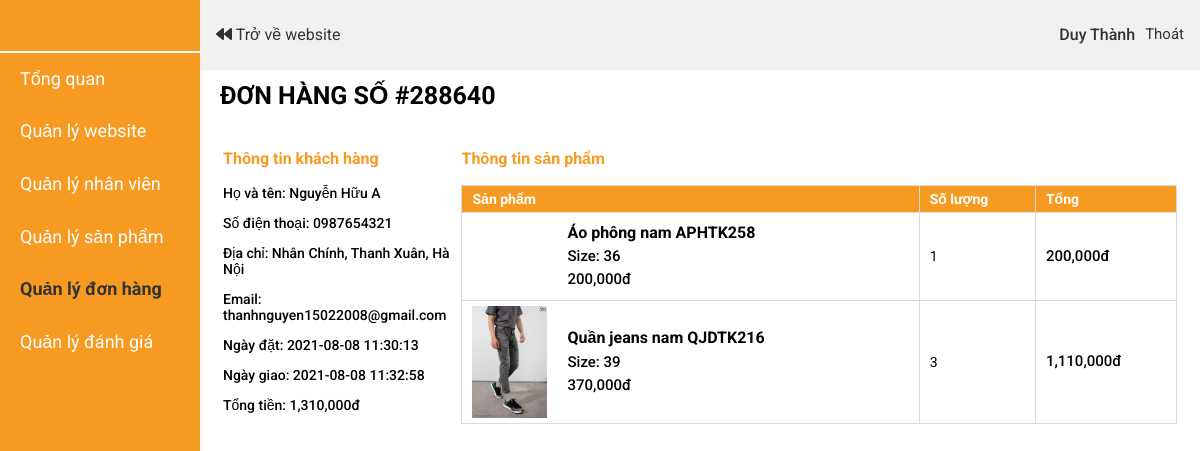
The app's page /?controller=quanlydonhangchitiet&id=288640 (signed in) with its own data.
### tables this page shows
CREATE TABLE `user_order` (
  `id` int(11) NOT NULL,
  `fullname` varchar(100) DEFAULT NULL,
  `address` varchar(200) DEFAULT NULL,
  `email` varchar(100) DEFAULT NULL,
  `phone` varchar(20) DEFAULT NULL,
  `amount` int(11) DEFAULT NULL,
  `status` int(11) DEFAULT NULL,
  `time_order` datetime DEFAULT NULL,
  `time_delivered` datetime DEFAULT NULL,
  `user_id` int(11) DEFAULT NULL
);

CREATE TABLE `user_order_detail` (
  `id` int(11) NOT NULL,
  `order_id` int(11) DEFAULT NULL,
  `product_id` int(11) DEFAULT NULL,
  `qty` int(11) DEFAULT NULL,
  `price` int(11) DEFAULT NULL,
  `amount` int(11) DEFAULT NULL,
  `size` varchar(10) DEFAULT NULL
);

CREATE TABLE `product` (
  `id` int(11) NOT NULL,
  `name` varchar(200) DEFAULT NULL,
  `price` int(11) DEFAULT NULL,
  `image` varchar(200) DEFAULT NULL,
  `description` varchar(1000) DEFAULT NULL,
  `qty` int(11) DEFAULT NULL,
  `catalog` int(11) DEFAULT NULL,
  `total_rate` float DEFAULT NULL,
  `rate_times` int(11) DEFAULT NULL,
  `image2` varchar(200) DEFAULT NULL,
  `image3` varchar(200) DEFAULT NULL,
  `image4` varchar(200) DEFAULT NULL
);

### Controller/C-quanlydonhangchitiet.php (called while the page is built)
<?php
     $id = $_GET['id'];
     $admin = $database->get('admin', array('id'=>$_SESSION['admin']));
     $customer = $database->get('user_order',array('id'=>$id));
     $customer_detail = $database->get('user_order_detail',array('order_id'=>$id));
     require_once('./View/V-quanlydonhangchitiet.php');
?>

### Model/M-database.php (called while the page is built, shortened)
<?php
    class database{
        protected $conn= null;
        protected $host='localhost';
        protected $user='root';
        protected $pass='';
        protected $dbname='fashiongenz';
        public function connect(){
             $this->conn = new mysqli($this->host,$this->user,$this->pass,$this->dbname);
        }
        public function get($table,$condition=array()){
          $sql= "SELECT * FROM $table ";
          if(!empty($condition)){
               $sql.="WHERE";
               foreach ($condition as $key => $value){
                    $sql.= " $key = '$value' AND";
               }
               $sql= trim($sql,"AND");
          }
          $query = mysqli_query($this->conn, $sql);
          $result=array();
          if ($query){
               while ($row= mysqli_fetch_assoc($query)){
                    $result[]=$row;
               }
          }
          return $result;
     }
    }
?>

### View/V-quanlydonhangchitiet.php (the view, shortened to what this page needs)
<!DOCTYPE html>
<html lang="en">
<head>
    <link rel="stylesheet" href="./Assets/Css/grid.css">
    <link rel="stylesheet" href="./Assets/Css/responsive.css">
    <link rel="stylesheet" href="./Assets/Css/base.css">
    <link rel="stylesheet" href="./Assets/Css/main.css">
    <link rel="stylesheet" href="https://cdnjs.cloudflare.com/ajax/libs/normalize/8.0.1/normalize.min.css" />
    <link rel="stylesheet" href="./Assets/Fonts/fontawesome-free-5.15.3-web/css/all.min.css">
</head>
<body>
    <div class="grid">
        <div class="row no-gutters">
            <div class="col l-2 m-0 c-0">
                <div class="admin-menu">
                    <ul class="admin-menu__list">
                        <li class="admin-menu__item">
                            <a href="#" class="admin-menu__item-link admin-menu__item-link-has-img">
                            </a>
                        </li>
                        <li class="admin-menu__item">
                            <a href="?controller=trangquantri" class="admin-menu__item-link">Tổng quan</a>
                        </li>
                        <li id="menu1" class="admin-menu__item">
                            <a href="#" class="admin-menu__item-link">Quản lý website</a>
                        </li>
                        <li id="menu1" class="admin-menu__item">
                            <a href="?controller=quanlynhanvien" class="admin-menu__item-link">Quản lý nhân viên</a>
                        </li>
                        <li class="admin-menu__item">
                            <a href="?controller=quanlysanpham" class="admin-menu__item-link">Quản lý sản phẩm</a>
                        </li>
                        <li class="admin-menu__item">
                            <a href="?controller=quanlydonhang" class="admin-menu__item-link active">Quản lý đơn hàng</a>
                        </li>
                        <li class="admin-menu__item">
                            <a href="?controller=quanlydanhgia" class="admin-menu__item-link">Quản lý đánh giá</a>
                        </li>
                    </ul>
                </div>
            </div>
            <div class="col l-10 m-12 c-12">
                <div class="admin-header">
                        <div class="admin-header__sections">
                            <a href="?controller=trangchu" class="admin-header__back-to-website"><i class="fas fa-backward"></i> Trở về website</a>
                        </div>
                        <div class="admin-header__admin-info">
                            <h3 class="admin-header__admin-name"><?php echo $admin[0]['fullname'] ?></h3>
                            <a href="?controller=dangxuatquantri" class="admin-header__admin-logout">Thoát</a>
                        </div>
                    </div>
                <div class="admin-content">
                    <div class="row no-gutters">
                        <div class="col l-12 m-12 c-12">
                            <h3 class="admin-content__heading">Đơn hàng số #<?php echo $id ?></h3><br>
                            <div style="margin: 0 3px;" class="row">
                                <div class="col l-3 m-12 c-12">
                                    <div class="package__info-user">
                                        <h3 class="package__info-user-heading">Thông tin khách hàng</h3>
                                        <p class="package__info-user-show">Họ và tên: <?php echo $customer[0]['fullname'] ?></p>
                                        <p class="package__info-user-show">Số điện thoại: <?php echo $customer[0]['phone'] ?></p>
                                        <p class="package__info-user-show">Địa chỉ: <?php echo $customer[0]['address'] ?></p>
                                        <p class="package__info-user-show">Email: <?php echo $customer[0]['email'] ?></p>
                                        <p class="package__info-user-show">Ngày đặt: <?php echo $customer[0]['time_order'] ?></p>
                                        <p class="package__info-user-show">Ngày giao: <?php echo $customer[0]['time_delivered'] ?></p>
                                        <p class="package__info-user-show">Tổng tiền: <?php echo number_format($customer[0]['amount']) ?>đ</p>
                                    </div>
                                </div>
                                <div class="col l-9 m-12m c-12">
                                    <h3 class="package__info-user-heading">Thông tin sản phẩm</h3>
                                    <div class="cart-table">
                                        <table>
                                            <thead>
                                                <tr>
                                                    <th>Sản phẩm</th>
                                                    <th>Số lượng</th>
                                                    <th>Tổng</th>
                                                </tr>
                                            </thead>
                                            <tbody>
                                                <?php
                                                    foreach ($customer_detail as $key => $value){
                                                    $product_detail = $database->get('product',array('id'=>$value['product_id']));
                                                ?>
                                                    <tr>
                                                        <td>
                                                            <div class="cart-product">
                                                                <img src="<?php echo $product_detail[0]['image'] ?>" alt="" class="cart-product__img">
                                                                <div class="cart-product__info">
                                                                    <p class="cart-product__info-name"><?php echo $product_detail[0]['name'] ?></p>
                                                                    <p class="cart-product__info-size">Size: <?php echo $value['size'] ?></p>
                                                                    <p class="cart-product__info-price"><?php echo number_format($value['price']) ?>đ</p>
                                                                </div>
                                                            </div>
                                                        </td>
                                                        <td>
                                                            <div class="cart-product__qty">
                                                                <p class="cart-product__qty-info"><?php echo $value['qty'] ?></p>
                                                            </div>
                                                        </td>
                                                        <td>
                                                            <p class="cart-product__total"><?php echo number_format($value['amount']) ?>đ</p>
                                                        </td>
                                                    </tr>
                                                <?php } ?>
                                            </tbody>
                                        </table>
                                    </div>
                                </div>
                            </div>
                        </div>
                    </div>
                </div>
            </div>
        </div>
    </div>
</body>
</html>

### Assets/Css/grid.css (style rules this page uses)
.grid { width: 100%; display: block; padding: 0; }
.row { display: flex; flex-wrap: wrap; margin-left: -4px; margin-right: -4px; }
.row.no-gutters { margin-left: 0; margin-right: 0; }
.col { padding-left: 4px; padding-right: 4px; }
.row.no-gutters .col { padding-left: 0; padding-right: 0; }
.c-0 { display: none; }
.c-12 { flex: 0 0 100%; max-width: 100%; }
@media (min-width: 740px) { .row { margin-left: -8px; margin-right: -8px; } }
@media (min-width: 740px) { .col { padding-left: 8px; padding-right: 8px; } }
@media (min-width: 740px) { .m-0 { display: none; } }
@media (min-width: 740px) { .m-1, .m-2, .m-3, .m-4, .m-5, .m-6, .m-7, .m-8, .m-9, .m-10, .m-11, .m-12 { display: block; } }
@media (min-width: 740px) { .m-12 { flex: 0 0 100%; max-width: 100%; } }
@media (min-width: 1113px) { .row { margin-left: -12px; margin-right: -12px; } }
@media (min-width: 1113px) { .col { padding-left: 12px; padding-right: 12px; } }
@media (min-width: 1113px) { .l-1, .l-2, .l-2-4, .l-3, .l-4, .l-5, .l-6, .l-7, .l-8, .l-9, .l-10, .l-11, .l-12 { display: block; } }
@media (min-width: 1113px) { .l-2 { flex: 0 0 16.66667%; max-width: 16.66667%; } }
@media (min-width: 1113px) { .l-3 { flex: 0 0 25%; max-width: 25%; } }
@media (min-width: 1113px) { .l-9 { flex: 0 0 75%; max-width: 75%; } }
@media (min-width: 1113px) { .l-10 { flex: 0 0 83.33333%; max-width: 83.33333%; } }
@media (min-width: 1113px) { .l-12 { flex: 0 0 100%; max-width: 100%; } }

### Assets/Css/base.css (style rules this page uses)
:root { --white-color: #fff; --black-color: #000; --text-color: #333; --primary-color: #f79a21; --border-color: #dbdbdb; --header-height: 70px; }
* { box-sizing: inherit; scroll-behavior: smooth; }
html { font-size: 62.5%; line-height: 1.6; font-family: 'Roboto', sans-serif; box-sizing: border-box; }

### Assets/Css/main.css (style rules this page uses)
img { vertical-align: middle; }
.package-info__table th,td { border: 1px solid var(--border-color); padding: 5px 10px; font-size: 1.4rem; }
.package__info-user-show { font-size: 1.4rem; font-weight: 500; }
.package__info-user-heading { font-size: 1.6rem; color: var(--primary-color); }
.admin-menu { background-color: var(--primary-color); position: fixed; width: 100%; max-width: 16.66667vw; top: 0; bottom: 0; }
.admin-menu__list { margin: 0; list-style: none; display: flex; flex-direction: column; justify-content: center; }
.admin-menu__list { padding-left: 0; }
.admin-menu__item-link { text-decoration: none; display: block; width: 100%; font-size: 1.8rem; color: var(--white-color); padding: 16px 20px; transition: all linear 0.2s; }
.admin-menu__item-link.active { font-weight: bold; color: var(--text-color); }
.admin-menu__item-link-has-img { position: relative; }
.admin-menu__item-link-has-img::after { position: absolute; content: ''; bottom: 0; right: 0; left: 0; width: 100%; height: 2px; background-color: var(--white-color); }
.admin-header { position: fixed; width: 83.33333vw; right: 0; top: 0; display: flex; align-items: center; height: 70px; background-color: #f1f1f1; justify-content: space-between; }
.admin-header__sections { display: flex; margin-left: 16px; align-items: center; }
.admin-header__back-to-website { color: var(--text-color); text-decoration: none; font-size: 1.6rem; margin-right: 24px; }
.admin-header__admin-info { display: flex; align-items: center; margin-right: 16px; }
.admin-header__admin-name { font-size: 1.6rem; font-weight: 500; color: var(--text-color); }
.admin-header__admin-logout { text-decoration: none; color: var(--text-color); font-size: 1.5rem; margin-left: 10px; font-weight: 400; }
.admin-content { margin: 0 20px; margin-top: 70px; }
.admin-content__heading { font-size: 2.5rem; margin: 12px 0; text-transform: uppercase; }
.cart-table table { border-collapse: collapse; width: 100%; font-size: 1.4rem; text-align: left; }
.cart-table table thead { background-color: var(--primary-color); color: var(--white-color); }
.cart-table table th,td { border: 1px solid var(--border-color); padding: 5px 10px; }
.cart-product { display: flex; align-items: center; }
.cart-product__img { width: 75px; }
.cart-product__info { margin-left: 20px; }
.cart-product__info-name { font-weight: bold; font-size: 1.6rem; margin: 6px 0; }
.cart-product__info-size { font-weight: 500; font-size: 1.5rem; margin: 6px 0; }
.cart-product__info-price { font-size: 1.5rem; font-weight: 500; margin: 6px 0; }
.cart-product__qty-info { display: inline; }
.cart-product__total { font-size: 1.5rem; font-weight: 500; margin: 6px 0; }

### records on screen
user_order: fullname "Nguyễn Hữu A", phone "0987654321", address "Nhân Chính, Thanh Xuân, Hà Nội", email "thanhnguyen15022008@gmail.com", time_order "2021-08-08 11:30:13", time_delivered "2021-08-08 11:32:58", amount "1,310,000"
user_order_detail: product.name "Áo phông nam APHTK258", size "36", price "200,000", qty "1", amount "200,000"
user_order_detail: product.image (picture), product.name "Quần jeans nam QJDTK216", size "39", price "370,000", qty "3", amount "1,110,000"

### other values on screen
$admin[0]['fullname'] "Duy Thành"
$id "288640"
